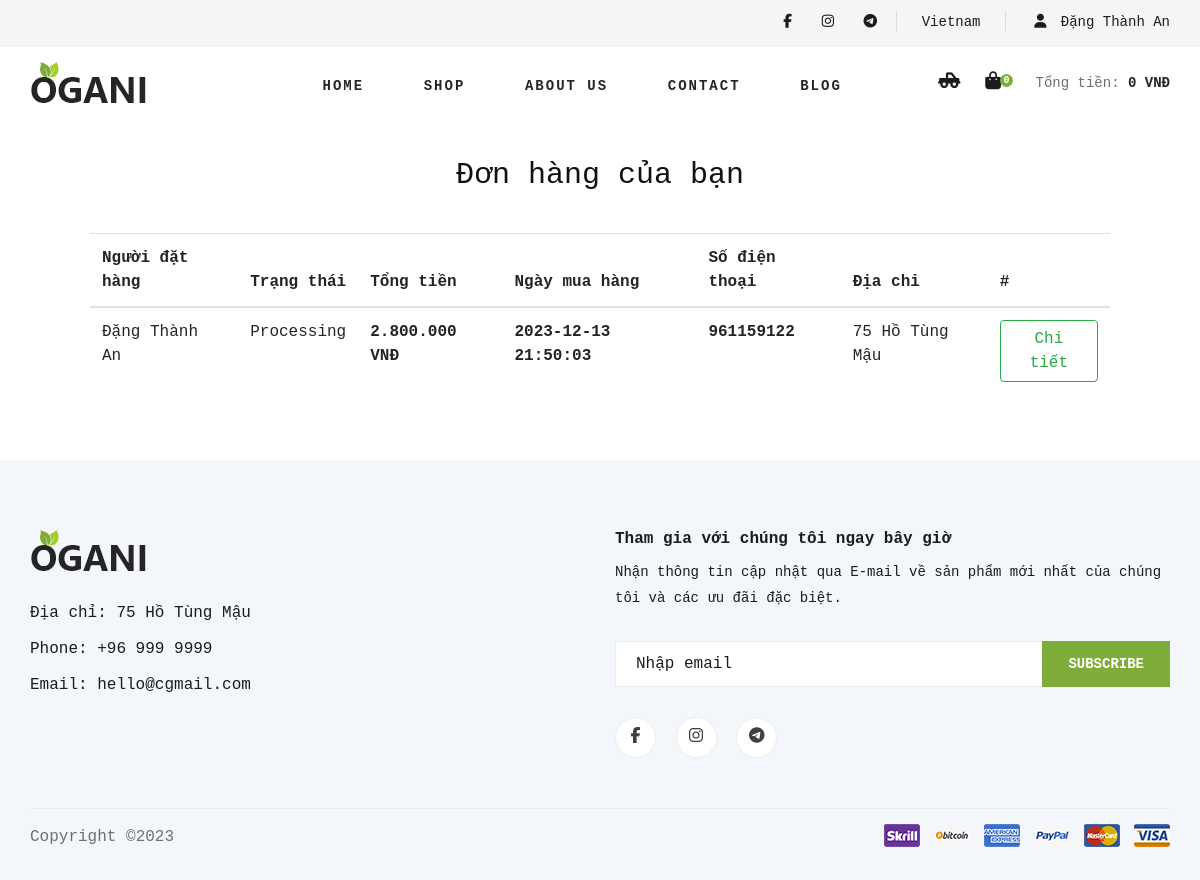
Screenshot of /order.php (signed in) with the database file from the repository.
### tables this page shows
CREATE TABLE `orders` (
  `id` bigint(20) UNSIGNED NOT NULL,
  `user_id` bigint(20) UNSIGNED NOT NULL,
  `status` enum('Processing','Confirmed','Shipping','Delivered','Cancelled') NOT NULL DEFAULT 'Processing',
  `created_at` datetime DEFAULT NULL,
  `name` varchar(50) NOT NULL,
  `address` text NOT NULL,
  `phone` int(20) NOT NULL,
  `email` varchar(100) NOT NULL,
  `total_amount` int(11) NOT NULL
);

### order.php (the view)
<?php
require("includes/header.php");
?>
<article>
    <h3>Đơn hàng của bạn</h3>
    <table class="table">
        <thead>
            <tr>
                <th scope="col">Người đặt hàng</th>
                <th scope="col">Trạng thái</th>
                <th scope="col">Tổng tiền</th>
                <th scope="col">Ngày mua hàng</th>
                <th scope="col">Số điện thoại</th>
                <th scope="col">Địa chỉ</th>
                <th scope="col">#</th>
            </tr>
        </thead>
        <tbody>
            <?php
            if (isset($_SESSION['user_id'])){
                $user_id = $_SESSION['user_id'];
            }
            $query = $conn->query("SELECT * FROM orders WHERE user_id = $user_id");
            while ($row = $query->fetch_assoc()) {
                $totalAmount = number_format($row['total_amount'],0,',','.');
            ?>
            <tr>
                <td><?=$row['name']?></td>
                <td><?=$row['status']?></td>
                <th><?=$totalAmount?> VNĐ</th>
                <th><?=$row['created_at']?></th>
                <th><?=$row['phone']?></th>
                <td><?=$row['address']?></td>
                <td><a class="btn btn-outline-success" href="./order-detail.php?order_id=<?=$row['id']?>">Chi tiết</a></td>
            </tr>
            <?php } ?>
        </tbody>
    </table>
</article>
<?php
require("includes/footer.php");
?>

### css/style.css (style rules this page uses)
html, body { height: 100%; font-family: 'Roboto Mono', monospace; }
h1, h2, h3, h4, h5, h6 { margin: 0; color: #111111; font-weight: 300; font-family: 'Roboto Mono', monospace; }
h3 { font-size: 30px; }

### css/about.css (style rules this page uses)
article { margin: 30px 0; }

### css/order.css (style rules this page uses)
article { padding: 30px 0 50px; width: 85%; margin: auto; }
article>h3 { text-align: center; margin-bottom: 40px; }

### rows the page displays
orders: name "Đặng Thành An", status "Processing", total_amount "2.800.000", created_at "2023-12-13 21:50:03", phone "961159122", address "75 Hồ Tùng Mậu"

### other values shown
$_SESSION['user_name'] "Đặng Thành An"
$count "0"
